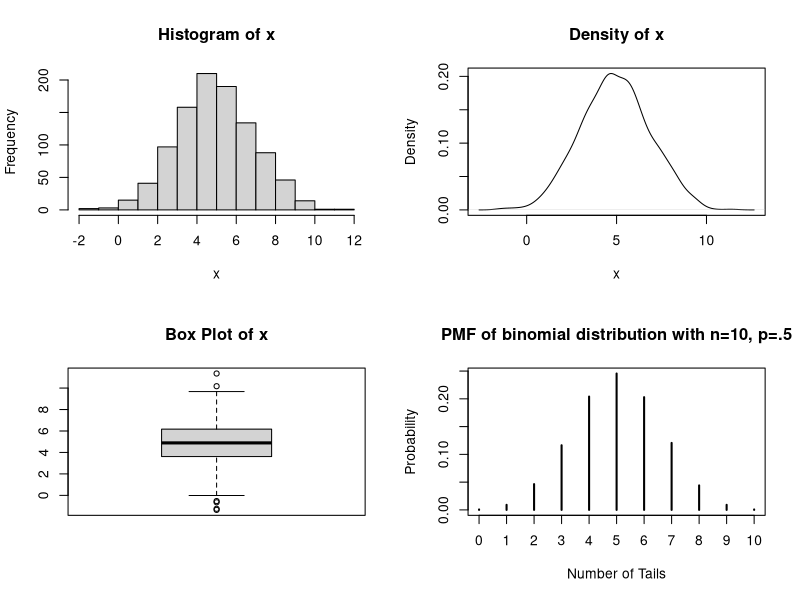
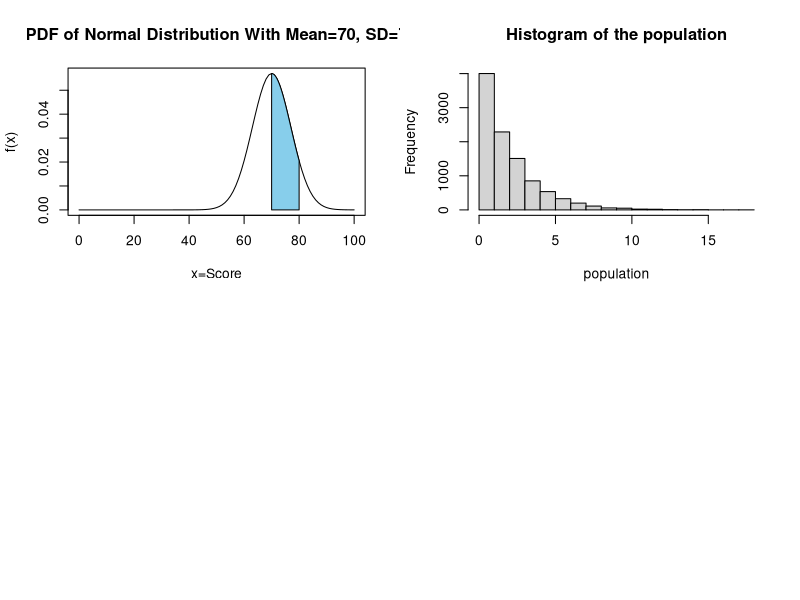
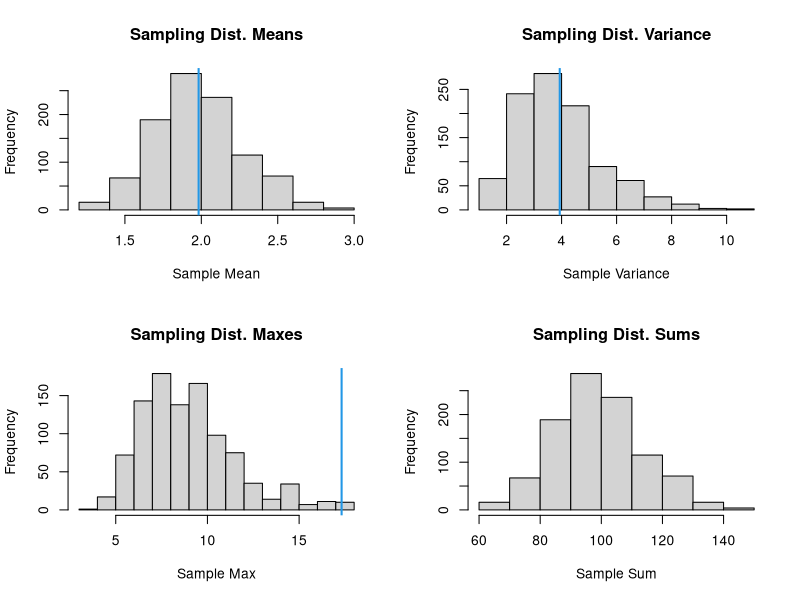
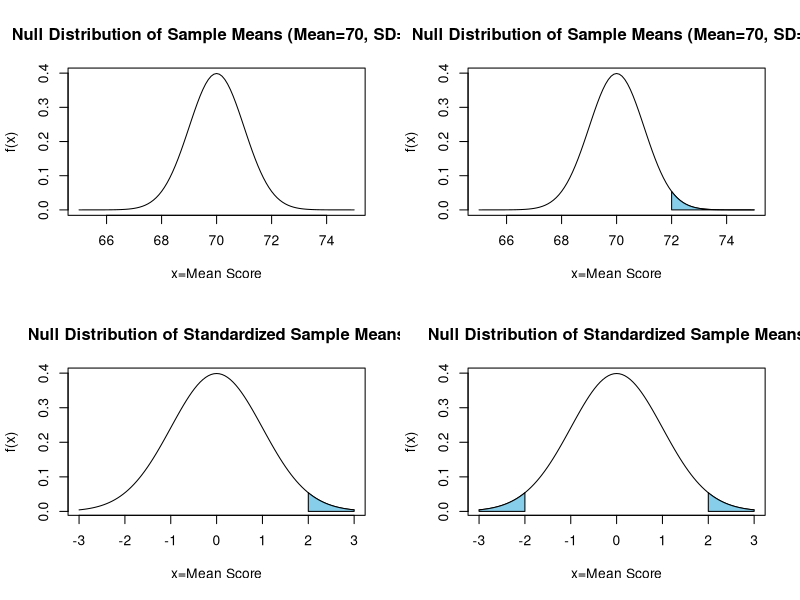
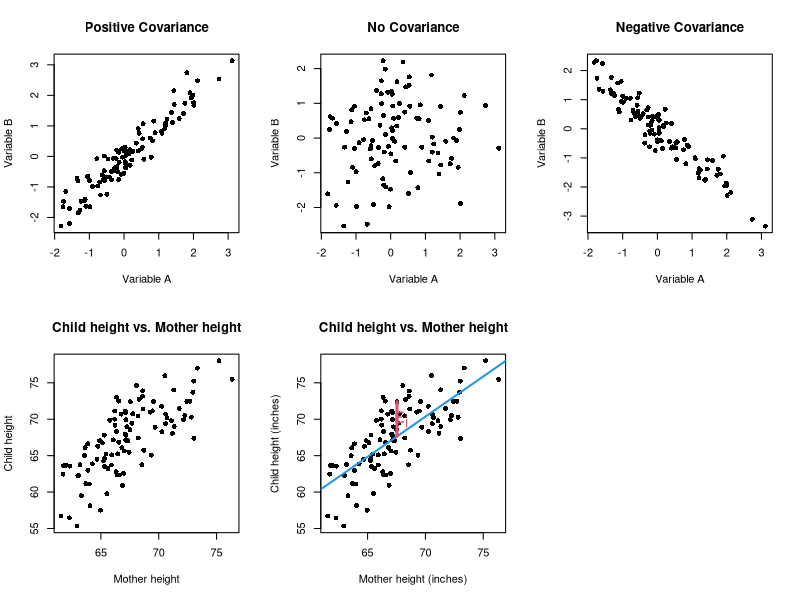

Here is the R script that generated these plots, in order:
## ---- chunk 1
knitr::opts_chunk$set(echo = TRUE)
## ---- chunk 2
set.seed(101)
x <- rnorm(1000,5,2)
par(mfrow=c(2,2))
hist(x, main="Histogram of x", xlab="x")
plot(density(x),main="Density of x", xlab="x")
boxplot(x, main="Box Plot of x")
## ---- chunk 3
binom <- rbinom(10000,10,.5)
plot(table(binom)/length(binom), ylab="Probability", xlab="Number of Tails", 
       main="PMF of binomial distribution with n=10, p=.5")
## ---- chunk 4
coord.x <- c(70,seq(70,80,0.01),80)
coord.y <- c(0,dnorm(seq(70,80,0.01),70,7),0)
curve(dnorm(x,70,7), xlim=c(0,100), main='PDF of Normal Distribution With Mean=70, SD=7',
      ylab="f(x)", xlab="x=Score")
polygon(coord.x,coord.y,col='skyblue')
## ---- chunk 5
population <- rgamma(n=10000, shape=1, scale=2) #create a population with 10,000 values

hist(population, main="Histogram of the population")
## ---- chunk 6
#Create empty data frame to store the sample statistics
Results <- data.frame(Means=rep(NA,1000), Vars=rep(NA,1000), 
                      Maxes=rep(NA,1000), Sums=rep(NA,1000))

#repeat this process 1000 times: take a sample and save some sample statistics
for(i in 1:1000){
  sample <- sample(population, size=50) #random sample of 50 values from the population
  Results[i,1] <- mean(sample) #store mean
  Results[i,2] <- var(sample) #store variance
  Results[i,3] <- max(sample) #store maximum
  Results[i,4] <- sum(sample) #store sum
}

#plot the four sampling distributions
par(mfrow=c(2,2))
hist(Results[,1], main="Sampling Dist. Means", xlab="Sample Mean")
abline(v=mean(population), col=4, lwd=2)
hist(Results[,2], main="Sampling Dist. Variance", xlab="Sample Variance")
abline(v=var(population), col=4, lwd=2)
hist(Results[,3], main="Sampling Dist. Maxes", xlab="Sample Max")
abline(v=max(population), col=4, lwd=2)
hist(Results[,4], main="Sampling Dist. Sums",xlab="Sample Sum")
abline(v=sum(population), col=4, lwd=2)

## ---- chunk 7
curve(dnorm(x,70,1), xlim=c(65,75), main='Null Distribution of Sample Means (Mean=70, SD=1)',
      ylab="f(x)", xlab="x=Mean Score")
## ---- chunk 8
coord.x <- c(72,seq(72,75,0.01),75)
coord.y <- c(0,dnorm(seq(72,75,0.01),70,1),0)
curve(dnorm(x,70,1), xlim=c(65,75), main='Null Distribution of Sample Means (Mean=70, SD=1)',
      ylab="f(x)", xlab="x=Mean Score")
polygon(coord.x,coord.y,col='skyblue')
## ---- chunk 9
coord.x <- c(2,seq(2,3,0.01),3)
coord.y <- c(0,dnorm(seq(2,3,0.01),0,1),0)
curve(dnorm(x,0,1), xlim=c(-3,3), main='Null Distribution of Standardized Sample Means',
      ylab="f(x)", xlab="x=Mean Score")
polygon(coord.x,coord.y,col='skyblue')
## ---- chunk 10
coord.x <- c(2,seq(2,3,0.01),3)
coord.y <- c(0,dnorm(seq(2,3,0.01),0,1),0)
coord.x2 <- c(-3,seq(-3,-2,0.01),-2)
coord.y2 <- c(0,dnorm(seq(-3,-2,0.01),0,1),0)
curve(dnorm(x,0,1), xlim=c(-3,3), main='Null Distribution of Standardized Sample Means',
      ylab="f(x)", xlab="x=Mean Score")
polygon(coord.x,coord.y,col='skyblue')
polygon(coord.x2,coord.y2,col='skyblue')
## ---- chunk 11
1-pt(1.67,df=31, lower.tail = TRUE) #t-test 
1-pnorm(1.67, lower.tail = TRUE) #z-test
## ---- chunk 12
dat <- data.frame(Starbucks=c(2.75,2.85,3.10,2.90,3.15,3.50),
                  DunkinDonuts=c(2.40,2.80,3.25,2.60,2.90,3.75))
rownames(dat) <- c("Small Hot Coffee", "Medium Hot Coffee", "Large Hot Coffee",
                   "Small Cold Coffee", "Medium Cold Coffee", "Large Cold Coffee")
colnames(dat) <- c("Starbucks Price", "DD Price")
knitr::kable(dat)
## ---- chunk 13
dat$PriceDiff <- dat$`Starbucks Price`-dat$`DD Price`
colnames(dat) <- c("Starbucks Price", "DD Price", "Price Difference")
knitr::kable(dat)
## ---- chunk 14
set.seed(102)
x<- rnorm(100)
y<- rnorm(100)
z <- x+rnorm(100,0,.4)
w <- -x+rnorm(100,0,.4)
par(mfrow=c(2,3))
plot(x,z, pch=16, main="Positive Covariance", xlab="Variable A", ylab="Variable B")
plot(x,y, pch=16, main="No Covariance", xlab="Variable A", ylab="Variable B")
plot(x,w, pch=16, main="Negative Covariance", xlab="Variable A", ylab="Variable B")
## ---- chunk 15
set.seed(102)
x <- rnorm(100, 67,3)
z <- x+rnorm(100,0,3)
plot(x,z, pch=16, main="Child height vs. Mother height", xlab="Mother height", ylab="Child height")

## ---- chunk 16
plot(x,z, pch=16, main="Child height vs. Mother height", xlab="Mother height (inches)", ylab="Child height (inches)")
data <- data.frame("MotherHeight"=x,"ChildHeight"=z)
lm1 <- lm(ChildHeight~MotherHeight, data=data)
abline(summary(lm1)$coef[1,1],summary(lm1)$coef[2,1],col=4,lwd=2)
segments(x[1], z[1], x[1], predict(lm1)[1], col = 2, lwd=3)
text(67.9,70,expression(epsilon[i]),cex=2,col=2)
## ---- chunk 17
summary(lm1)
